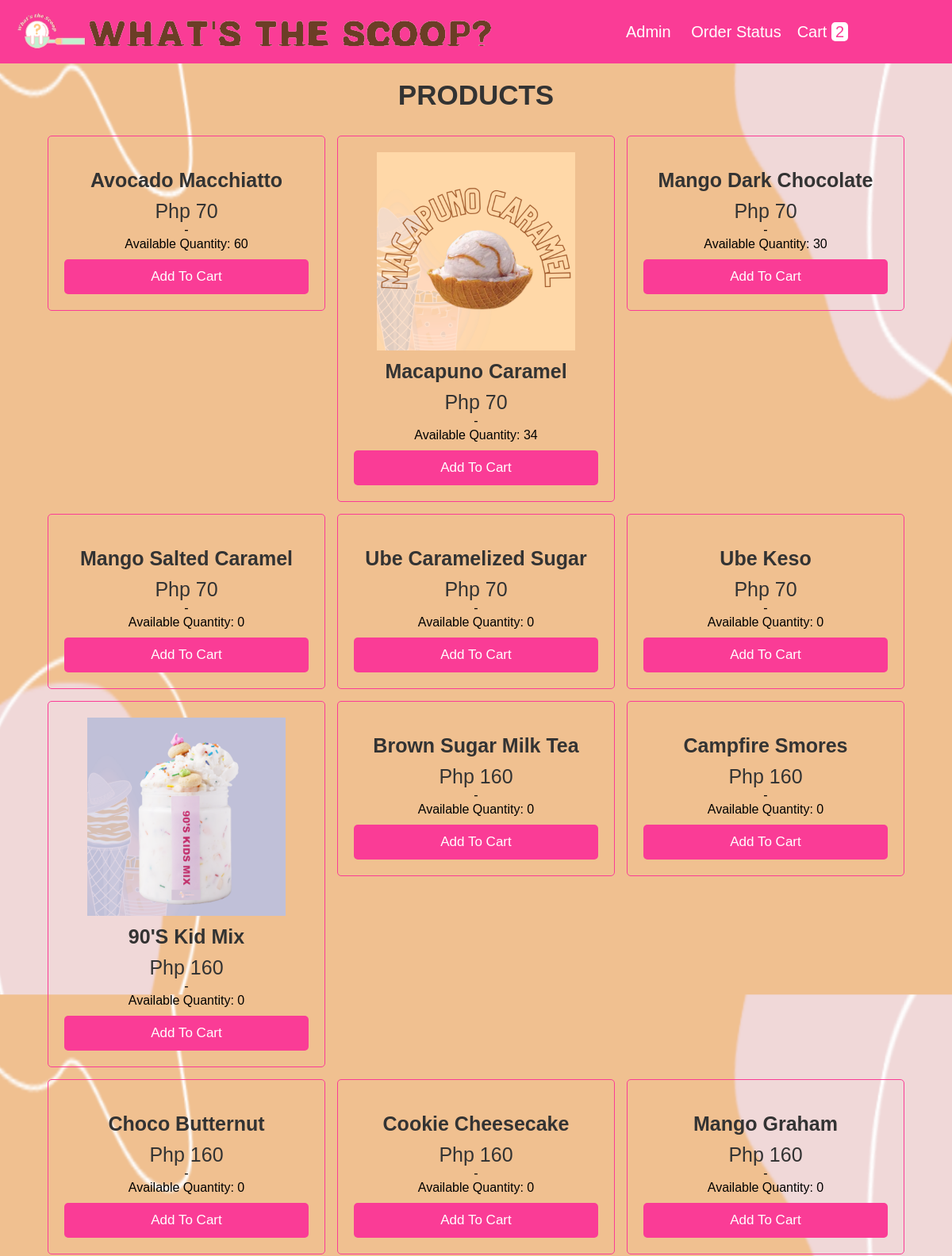
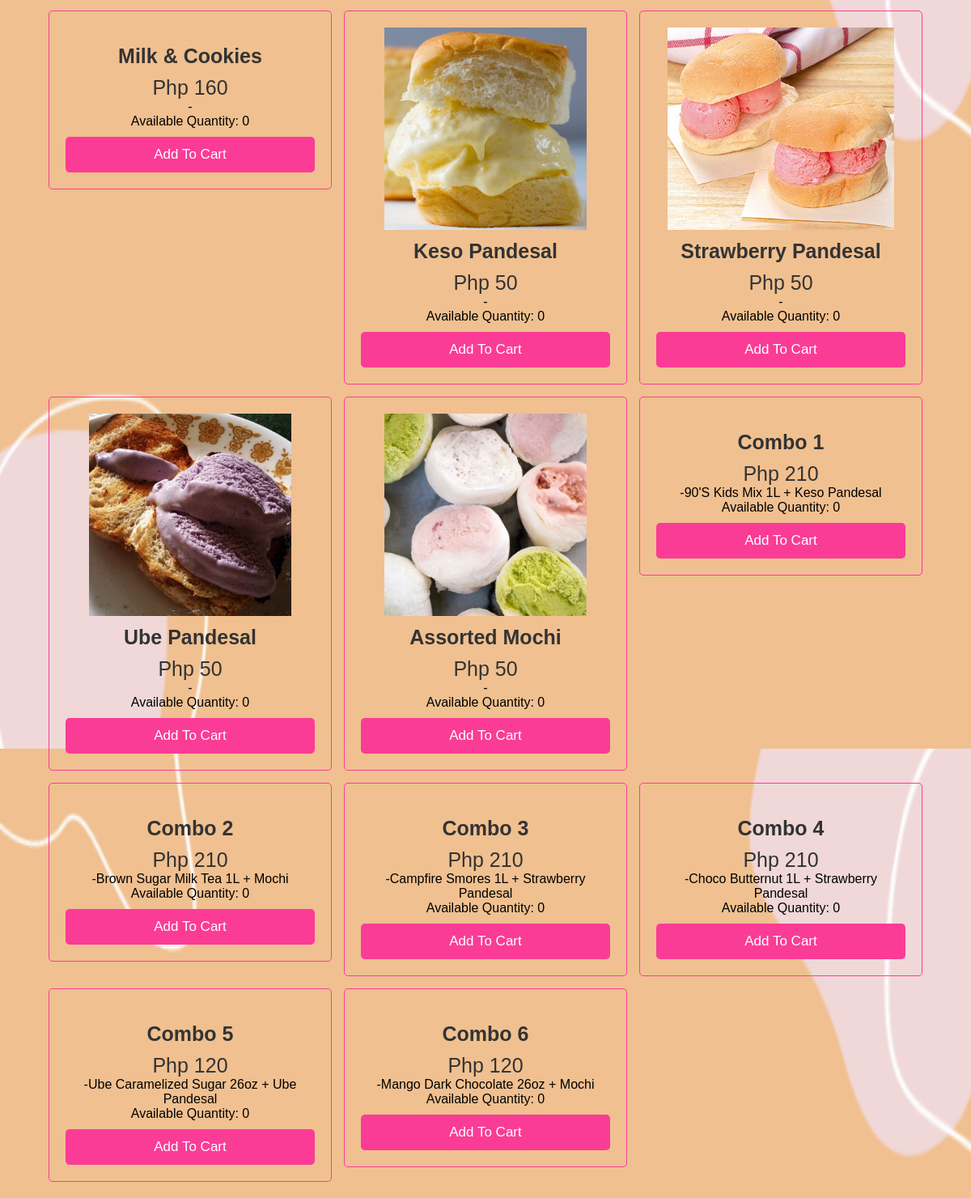
Page /rootfolder/insidefolders/customer_pg_menu/products.php on the committed database (2 pictures, top to bottom).
### tables this page shows
CREATE TABLE `products` (
  `id` int(255) NOT NULL,
  `name` varchar(255) NOT NULL,
  `price` varchar(255) NOT NULL,
  `image` varchar(255) NOT NULL,
  `product_desc` varchar(255) NOT NULL
);

CREATE TABLE `stocks` (
  `sid` int(11) NOT NULL,
  `id` int(11) NOT NULL,
  `PRODUCT_QTY` int(11) NOT NULL
);

### rootfolder/insidefolders/customer_pg_menu/products.php (the view, shortened to what this page needs)
<?php
@include 'config.php';
?>
<!DOCTYPE html>
<html lang="en">
<head>
   <link rel="stylesheet" href="https://cdnjs.cloudflare.com/ajax/libs/font-awesome/6.0.0/css/all.min.css">
   <link rel="stylesheet" href="style.css">
</head>
<body>
<?php include 'header.php'; ?>
<div class="container">
<section class="products">
   <h1 class="heading">Products</h1>
   <br>
   <div class="box-container">
      <?php
      $select_products = mysqli_query($conn, "SELECT * FROM `products` as p LEFT JOIN `stocks` as s ON p.id = s.id");
      if(mysqli_num_rows($select_products) > 0){
         while($fetch_product = mysqli_fetch_assoc($select_products)){
      ?>
      <form action="" method="post">
         <div class="box">
            <img src="uploaded_img/<?php echo $fetch_product['image']; ?>" alt="">
            <h3><?php echo $fetch_product['name']; ?></h3>
            <div class="price">Php <?php echo $fetch_product['price']; ?></div>
            <div><font size="3"><?php echo "-"; echo $fetch_product['product_desc']; ?></font></div>
            <div><font size = "3"> <?php echo "Available Quantity:&nbsp;" . $fetch_product['PRODUCT_QTY']; ?></font></div>
            <input type="submit" class="btn" value="add to cart" name="add_to_cart">
         </div>
      </form>
      <?php
         };
      };
      ?>
   </div>
</section>
</div>
</body>
</html>

### rootfolder/insidefolders/customer_pg_menu/header.php (shortened to what this page needs)
<header class="header">
   <div class="flex">
   <a href="http://localhost/wst_page/"><img src="images/logo.png" style="width: 90px;"></a>
      <img class="logo" src="images/logoname.png" alt="logo" style="margin-right: 150px;">
      <nav class="navbar">
         <a href="http://localhost/wst_page/rootfolder/">Admin  </a>
         <a href="http://localhost/wst_page/rootfolder/insidefolders/order_status/stats_main.php">Order Status </a>
      </nav>
      <?php
      $select_rows = mysqli_query($conn, "SELECT * FROM `cart`") or die('query failed');
      $row_count = mysqli_num_rows($select_rows);
      ?>
      <a href="http://localhost/wst_page/rootfolder/insidefolders/shoppingcart/cart.php" class="cart">Cart <span><?php echo $row_count; ?></span> </a>
   </div>
</header>

### rootfolder/insidefolders/customer_pg_menu/style.css (style rules this page uses)
:root { --blue:#fa3c96; --red:tomato; --orange:orange; --black:#333; --white:#fff; --bg-color:#eee; --dark-bg:rgba(0,0,0,.7); --box-shadow:0 .5rem 1rem #fa3c96(0,0,0,.1); --border:.1rem solid #fa3c96; }
* { font-family: 'Century Gothic', sans-serif; margin:0; padding:0; box-sizing: border-box; outline: none; border:none; text-decoration: none; text-transform: capitalize; }
html { font-size: 62.5%; overflow-x: hidden; }
.container { max-width: 1200px; margin:0 auto; }
section { padding:2rem; }
.heading { text-align: center; font-size: 3.5rem; text-transform: uppercase; color:var(--black); margin-bottom: 2rem; }
.btn, .option-btn, .delete-btn { display: block; width: 100%; text-align: center; background-color: var(--blue); color:var(--white); font-size: 1.7rem; padding:1.2rem 3rem; border-radius: .5rem; cursor: pointer; margin-top: 1rem; }
.header { background-color: var(--blue); position: sticky; top:0; left:0; z-index: 1000; }
.header .flex { display: flex; align-items: center; padding:1.5rem 2rem; max-width: 1200px; margin:0 auto; }
.header .flex .logo { margin-right: auto; font-size: 2.5rem; color:var(--white); }
.header .flex .navbar a { margin-left: 2rem; font-size: 2rem; color:var(--white); }
.header .flex .cart { margin-left: 2rem; font-size: 2rem; color:var(--white); }
.header .flex .cart span { padding:.1rem .5rem; border-radius: .5rem; background-color: var(--white); color:var(--blue); font-size: 2rem; }
.products .box-container { display: grid; grid-template-columns: repeat(auto-fit, 35rem); gap:1.5rem; justify-content: center; }
.products .box-container .box { text-align: center; padding:2rem; box-shadow: var(--box-shadow); border:var(--border); border-radius: .5rem; }
.products .box-container .box img { height: 25rem; }
.products .box-container .box h3 { margin:1rem 0; font-size: 2.5rem; color:var(--black); }
.products .box-container .box .price { font-size: 2.5rem; color:var(--black); }

### rootfolder/insidefolders/customer_pg_menu/products.php (style rules this page uses)
body { background-image: url(images/bgimg2.PNG); background-size: 100%; }

### rows in the picture
products: name "Avocado Macchiatto", price "70", stocks.PRODUCT_QTY "60"
products: image (picture), name "Macapuno Caramel", price "70", stocks.PRODUCT_QTY "34"
products: name "Mango Dark Chocolate", price "70", stocks.PRODUCT_QTY "30"
products: name "Mango Salted Caramel", price "70", stocks.PRODUCT_QTY "0"
products: name "Ube Caramelized Sugar", price "70", stocks.PRODUCT_QTY "0"
products: name "Ube Keso", price "70", stocks.PRODUCT_QTY "0"
products: image (picture), name "90's Kid Mix", price "160", stocks.PRODUCT_QTY "0"
products: name "Brown Sugar Milk Tea", price "160", stocks.PRODUCT_QTY "0"
products: name "Campfire Smores", price "160", stocks.PRODUCT_QTY "0"
products: name "Choco Butternut", price "160", stocks.PRODUCT_QTY "0"
products: name "Cookie Cheesecake", price "160", stocks.PRODUCT_QTY "0"
products: name "Mango Graham", price "160", stocks.PRODUCT_QTY "0"
products: name "Milk & Cookies", price "160", stocks.PRODUCT_QTY "0"
products: image (picture), name "Keso Pandesal", price "50", stocks.PRODUCT_QTY "0"
products: image (picture), name "Strawberry Pandesal", price "50", stocks.PRODUCT_QTY "0"
products: image (picture), name "Ube Pandesal", price "50", stocks.PRODUCT_QTY "0"
products: image (picture), name "Assorted Mochi", price "50", stocks.PRODUCT_QTY "0"
products: name "Combo 1", price "210", product_desc "90's Kids Mix 1L + Keso Pandesal", stocks.PRODUCT_QTY "0"
products: name "Combo 2", price "210", product_desc "Brown Sugar Milk Tea 1L + Mochi", stocks.PRODUCT_QTY "0"
products: name "Combo 3", price "210", product_desc "Campfire Smores 1L + Strawberry Pandesal", stocks.PRODUCT_QTY "0"
products: name "Combo 4", price "210", product_desc "Choco Butternut 1L + Strawberry Pandesal", stocks.PRODUCT_QTY "0"
products: name "Combo 5", price "120", product_desc "Ube Caramelized Sugar 26oz + Ube Pandesal", stocks.PRODUCT_QTY "0"
products: name "Combo 6", price "120", product_desc "Mango Dark Chocolate 26oz + Mochi", stocks.PRODUCT_QTY "0"

### other values in the picture
$row_count "2"
